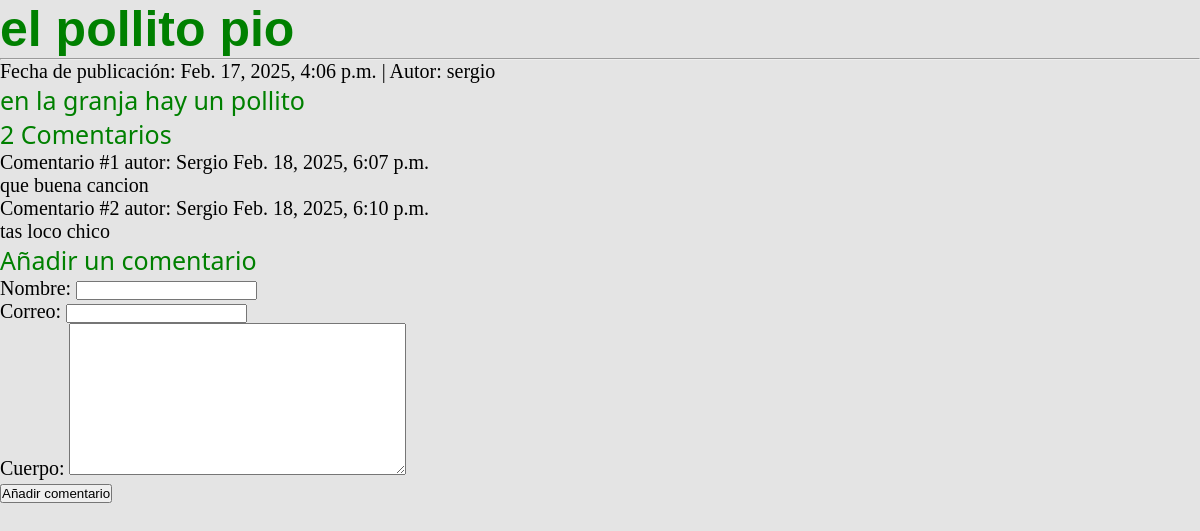
/blog/el pollito pio/cancion/, run on the app's committed database.
### blog/models.py (models this page shows, shortened)
class Post(models.Model):
    STATUS_CHOICES = (
        ('borrador', 'Borrador'),
        ('publicado', 'Publicado'),
    )
    titulo = models.CharField(max_length=250)
    tema = models.CharField(max_length=250, unique_for_date='publicado')
    autor = models.ForeignKey(User, on_delete=models.CASCADE)
    cuerpo = models.TextField()
    publicado = models.DateTimeField(default=timezone.now)
    actualizado = models.DateTimeField(auto_now=True)
    estado = models.CharField(max_length=10, choices=STATUS_CHOICES, default='borrador')
    class Meta:
        ordering = ('-publicado',)
    tags = TaggableManager()

class Comentario(models.Model):
    publicacion = models.ForeignKey(Post, on_delete=models.CASCADE, related_name="comments")
    nombre = models.CharField(max_length=80)
    correo = models.EmailField()
    cuerpo = models.TextField()
    creado = models.DateTimeField(auto_now_add=True)
    actualizado = models.DateTimeField(auto_now=True)
    activo = models.BooleanField(default=True)
    class Meta:
        ordering = ('creado',)

### blog/views.py (the view, shortened to what this page needs)
# urls.py: path('<str:titulo_arg>/<str:tema_arg>/', Detalle_publicacion, name='detalles'),
def Detalle_publicacion(request, titulo_arg, tema_arg):
    publicacion = get_object_or_404(Post, titulo=titulo_arg, tema=tema_arg)
    comentarios = publicacion.comments.filter(activo=True)
    nuevo_comentario = None
    comentario_form = ComentarioFormulario()
    return render(request, 'post_unico.html', {
        'publicacion': publicacion,
        'comentarios': comentarios,
        'nuevo_comentario': nuevo_comentario,
        'comentario_form': comentario_form
    })

### blog/forms.py
class ComentarioFormulario(forms.ModelForm):
    class Meta:
        model = Comentario
        fields = ('nombre', 'correo', 'cuerpo')

### blog/templates/post_unico.html (shortened to what this page needs)
{% load static %}
<!DOCTYPE html>
<html lang="es">
<head>
    <link rel="stylesheet" href="{% static 'css/style.css' %}">
</head>
<body>
    <h1>{{publicacion.titulo}}</h1>
    <hr>
    <p>
        Fecha de publicación: {{publicacion.publicado}} | Autor: {{publicacion.autor}}
    </p>
    <h2>
        {{publicacion.cuerpo}}
    </h2>
    {% with comentarios.count as total %}
    <h2>
        {{total}} Comentario{{total|pluralize}}
    </h2>
    {% endwith %}
    {% for comentario in comentarios %}
    <div>
        <p>
            Comentario #{{forloop.counter}} autor: {{comentario.nombre}}
            {{comentario.creado}}
        </p>
        {{comentario.cuerpo|linebreaks}}
    </div>
    {% empty %}
        <p>
            Aún no hay comentarios
        </p>
    {% endfor %}
    <h2>Añadir un comentario</h2>
    <form method="POST">
        {{ comentario_form.as_p }} <p>
            <input type="submit" value="Añadir comentario">
        </p>
    </form>
</body>
</html>

### blog/static/css/style.css (style rules this page uses)
* { margin: 0; padding: 0; box-sizing: border-box; }
body { background: rgb(228, 228, 228); }
h1 { font-family: 'Lucida Sans', sans-serif; font-size: 50px; font-weight: 600; color: green; }
h2 { font-family: 'Segoe UI', sans-serif; font-size: 25px; font-weight: 500; color: green; }
p { font-size: 20px; font-weight: 400; color: black; }

### data on the page
Post: titulo "el pollito pio", publicado "Feb. 17, 2025, 4:06 p.m.", autor "sergio", cuerpo "en la granja hay un pollito"
Comentario: nombre "Sergio", creado "Feb. 18, 2025, 6:07 p.m.", cuerpo "que buena cancion"
Comentario: nombre "Sergio", creado "Feb. 18, 2025, 6:10 p.m.", cuerpo "tas loco chico"

### other printed values
{{ total }} "2"
